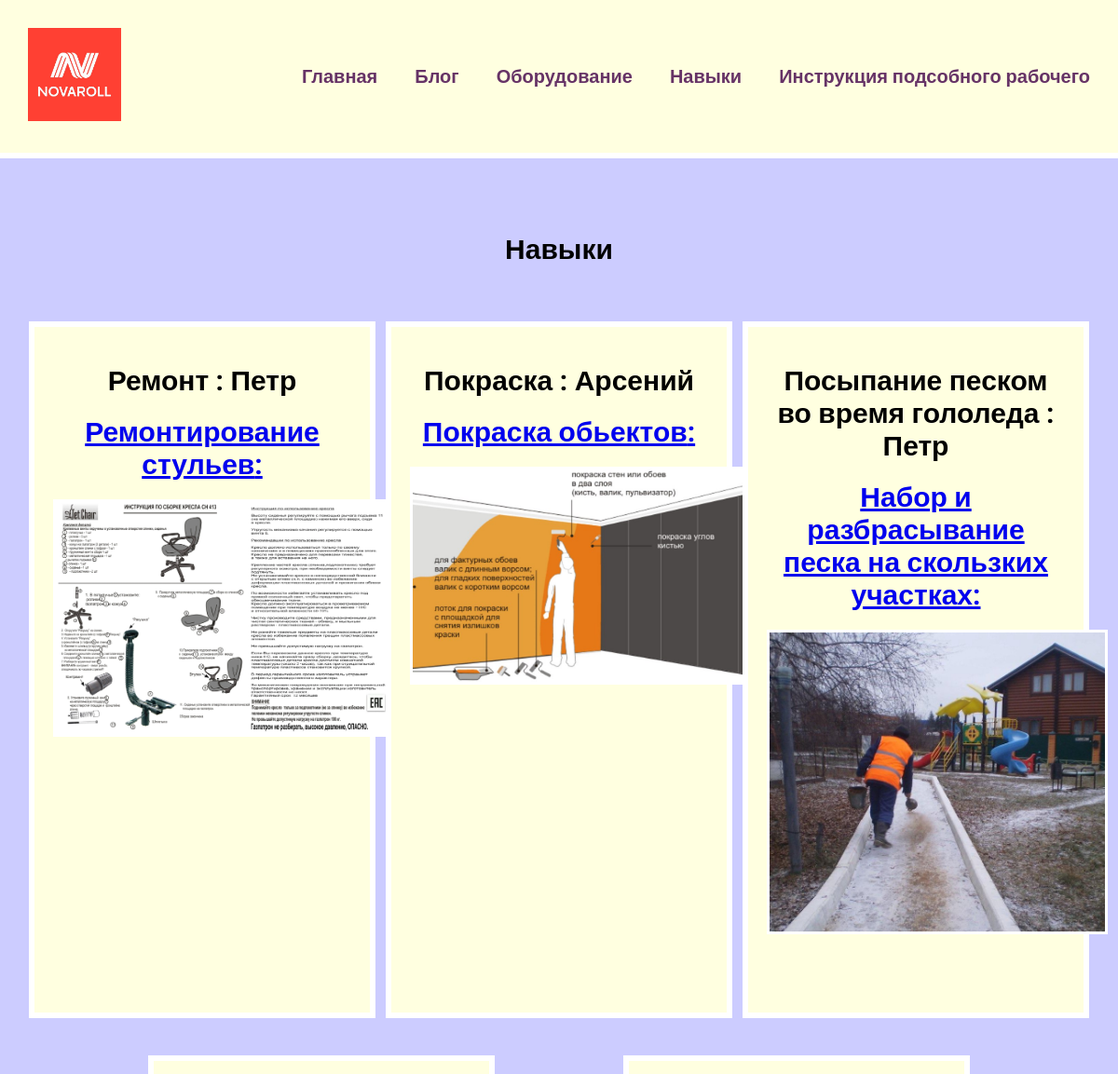
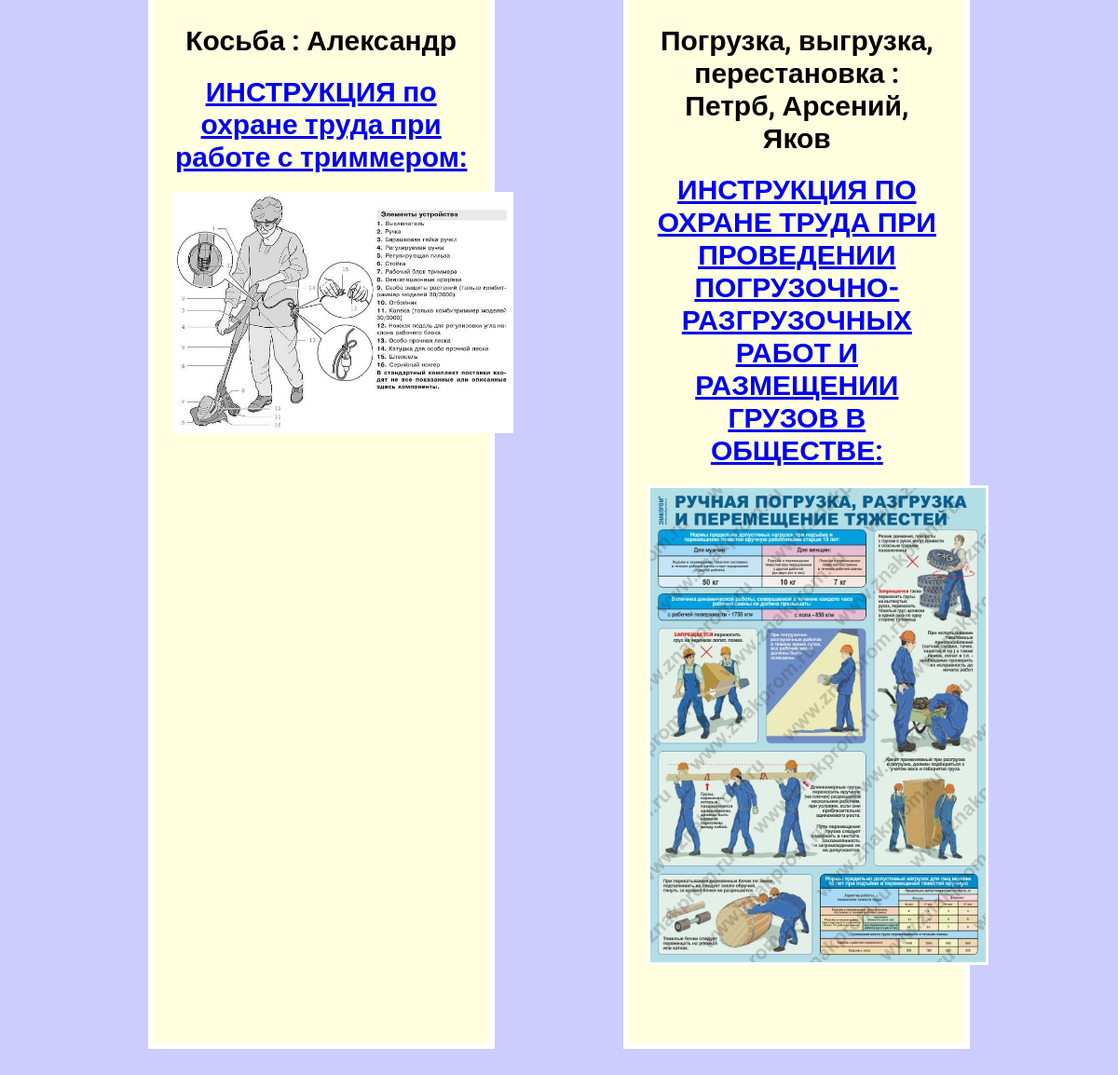
/skills, run on the app's committed database (2 pictures, top to bottom).
### skills/models.py (models this page shows, shortened)
class Skills(models.Model):
    title = models.CharField(max_length=100, verbose_name="Название навыка")
    fio = models.CharField(max_length=50, verbose_name="Имя подсобного рабочего")
    description = models.CharField(max_length=250, verbose_name="Описание навыка")
    image = models.ImageField(upload_to='skills/images', blank=True)
    url = models.URLField(blank=True)

### skills/views.py (the view)
# urls.py: path('skills', skills_views.skills, name='skills'),
def skills(request):
    projects = Skills.objects.all()
    return render(request, 'skills/skills.html', {'projects': projects})

### skills/templates/skills/skills.html
{% extends 'works/base.html' %}
{% block content %}
<h1>Навыки</h1>
<div class="block">
    {% for project in projects %}
    <div class="element">
        <div class="text">
            <h2><b> {{ project.title }} : {{ project.fio }} </b></h2>
            <h2><a href="{{ project.url }}" target="_blank"><b>{{ project.description }}:</b></a></h2>
            <div class="img"><img src="{{ project.image.url }}" alt=""></div>
        </div>
    </div>
    {% endfor %}
</div>
{% endblock content %}

### works/templates/works/base.html (shortened to what this page needs)
<!DOCTYPE html>
{% load static %}
<html lang="en">
<head>
    <link rel="stylesheet" href="{% static 'css/style.css' %}">
</head>
<body>
    <div class="menu">
        <div class="wrap">
            <div class="logo">
                <a href="{% url 'index' %}"><img src="{% static 'works/logo_novarol_1.jpg' %}" alt=""></a>
            </div>
            <ul>
                <li><a href="{% url 'index' %}">Главная</a></li>
                <li><a href="{% url 'blog:blogs' %}">Блог</a></li>
                <li><a href="{% url 'equipments' %}">Оборудование</a></li>
                <li><a href="{% url  'skills' %}">Навыки</a></li>
                <li><a href="{% static 'works/Инструкция работы подсобного рабочего.pdf' %}" target="_blank">Инструкция подсобного рабочего</a></li>
            </ul>
        </div>
    </div>
    <div class="content">
        <div class="wrap">
            {% block content %}
            {% endblock content %}
        </div>
    </div>
</body>
</html>

### works/static/css/style.css (style rules this page uses)
body { font-family: "Roboto", sans-serif; font-weight: 400; font-style: normal; background: #CCCCFF; padding: 0; margin: 0; }
.wrap { max-width: 1200px; margin: 0 auto; padding: 20px; box-sizing: border-box; }
.block { display:flex; flex-wrap: wrap; justify-content: space-evenly; margin-bottom: 60px; }
.element, .count { background: lightyellow; border: 6px solid #FFF; margin:20px 0; }
.text { width: 360px; padding: 20px; box-sizing: border-box; }
.block img { max-width: 360px; }
.content h1 { text-align: center; margin: 60px 0 40px; font-size: 30px; }
.img + h2, .text h2 { text-align: center; margin: 20px 0; font-size: 30px; }
.img { text-align:center; margin-bottom: 60px; }
.img img { border: 3px solid #FFF; }
.logo img { height: 100px; width: 100px; }
.menu { background: lightyellow; padding: 10px; border-bottom: 6px solid #FFF; }
.menu .wrap { display: flex; flex-wrap: wrap; justify-content: space-between; align-items: center; }
.menu a { color: #663366; font-weight: bold; text-decoration: none; }
.menu ul { display: flex; list-style: none; font-size: 20px; }
.menu li { margin-left: 40px; }

### data on the page
Skills: title "Ремонт", fio "Петр", description "Ремонтирование стульев", image (picture)
Skills: title "Покраска", fio "Арсений", description "Покраска обьектов", image (picture)
Skills: title "Посыпание песком во время гололеда", fio "Петр", description "Набор и разбрасывание песка на скользких участках", image (picture)
Skills: title "Косьба", fio "Александр", description "ИНСТРУКЦИЯ по охране труда при работе с триммером", image (picture)
Skills: title "Погрузка, выгрузка, перестановка", fio "Петрб, Арсений, Яков", description "ИНСТРУКЦИЯ ПО ОХРАНЕ ТРУДА ПРИ ПРОВЕДЕНИИ ПОГРУЗОЧНО-РАЗГРУЗОЧНЫХ РАБОТ И РАЗМЕЩЕНИИ ГРУЗОВ В ОБЩЕСТВЕ", image (picture)
